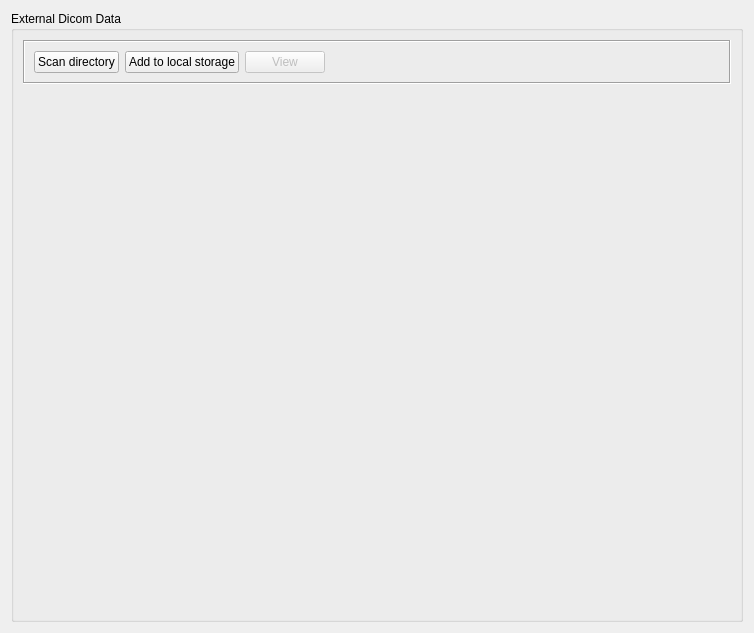
<?xml version="1.0" encoding="UTF-8"?>
<ui version="4.0">
 <class>QmitkDicomExternalDataWidgetControls</class>
 <widget class="QWidget" name="QmitkDicomExternalDataWidgetControls">
  <property name="geometry">
   <rect>
    <x>0</x>
    <y>0</y>
    <width>754</width>
    <height>633</height>
   </rect>
  </property>
  <property name="windowTitle">
   <string>Form</string>
  </property>
  <layout class="QVBoxLayout" name="verticalLayout">
   <item>
    <widget class="QGroupBox" name="externalFilesGroupBox">
     <property name="title">
      <string>External Dicom Data</string>
     </property>
     <layout class="QVBoxLayout" name="verticalLayout_10">
      <item>
       <widget class="QFrame" name="itemOperationsFrame">
        <property name="enabled">
         <bool>true</bool>
        </property>
        <property name="sizePolicy">
         <sizepolicy hsizetype="Preferred" vsizetype="Fixed">
          <horstretch>0</horstretch>
          <verstretch>0</verstretch>
         </sizepolicy>
        </property>
        <property name="frameShape">
         <enum>QFrame::Box</enum>
        </property>
        <property name="frameShadow">
         <enum>QFrame::Sunken</enum>
        </property>
        <layout class="QHBoxLayout" name="horizontalLayout_5">
         <item>
          <widget class="QPushButton" name="directoryButton">
           <property name="text">
            <string>Scan directory</string>
           </property>
           <property name="icon">
            <iconset resource="../../../Plugins/org.mitk.gui.qt.dicom/resources/dicom.qrc">
             <normaloff>:/org.mitk.gui.qt.dicom/folder_32.png</normaloff>:/org.mitk.gui.qt.dicom/folder_32.png</iconset>
           </property>
          </widget>
         </item>
         <item>
          <widget class="QPushButton" name="downloadButton">
           <property name="enabled">
            <bool>true</bool>
           </property>
           <property name="text">
            <string>Add to local storage</string>
           </property>
           <property name="icon">
            <iconset resource="../../../Plugins/org.mitk.gui.qt.dicom/resources/dicom.qrc">
             <normaloff>:/org.mitk.gui.qt.dicom/import_32.png</normaloff>:/org.mitk.gui.qt.dicom/import_32.png</iconset>
           </property>
          </widget>
         </item>
         <item>
          <widget class="QPushButton" name="viewExternalDataButton">
           <property name="enabled">
            <bool>false</bool>
           </property>
           <property name="text">
            <string>View</string>
           </property>
           <property name="icon">
            <iconset resource="../../../Plugins/org.mitk.gui.qt.dicom/resources/dicom.qrc">
             <normaloff>:/org.mitk.gui.qt.dicom/viewIcon.png</normaloff>:/org.mitk.gui.qt.dicom/viewIcon.png</iconset>
           </property>
           <property name="iconSize">
            <size>
             <width>16</width>
             <height>20</height>
            </size>
           </property>
          </widget>
         </item>
         <item>
          <spacer name="horizontalSpacer_3">
           <property name="orientation">
            <enum>Qt::Horizontal</enum>
           </property>
           <property name="sizeHint" stdset="0">
            <size>
             <width>40</width>
             <height>20</height>
            </size>
           </property>
          </spacer>
         </item>
        </layout>
       </widget>
      </item>
      <item>
       <layout class="QHBoxLayout" name="QueryLayout_2" stretch="0">
        <property name="spacing">
         <number>0</number>
        </property>
        <property name="sizeConstraint">
         <enum>QLayout::SetNoConstraint</enum>
        </property>
        <property name="leftMargin">
         <number>0</number>
        </property>
        <property name="rightMargin">
         <number>0</number>
        </property>
        <item>
         <widget class="ctkDICOMTableManager" name="ctkDICOMBrowser" native="true"/>
        </item>
       </layout>
      </item>
     </layout>
    </widget>
   </item>
  </layout>
 </widget>
 <customwidgets>
  <customwidget>
   <class>ctkDICOMTableManager</class>
   <extends>QWidget</extends>
   <header>ctkDICOMTableManager.h</header>
   <container>1</container>
  </customwidget>
 </customwidgets>
 <resources>
  <include location="../../../Plugins/org.mitk.gui.qt.dicom/resources/dicom.qrc"/>
 </resources>
 <connections/>
</ui>
